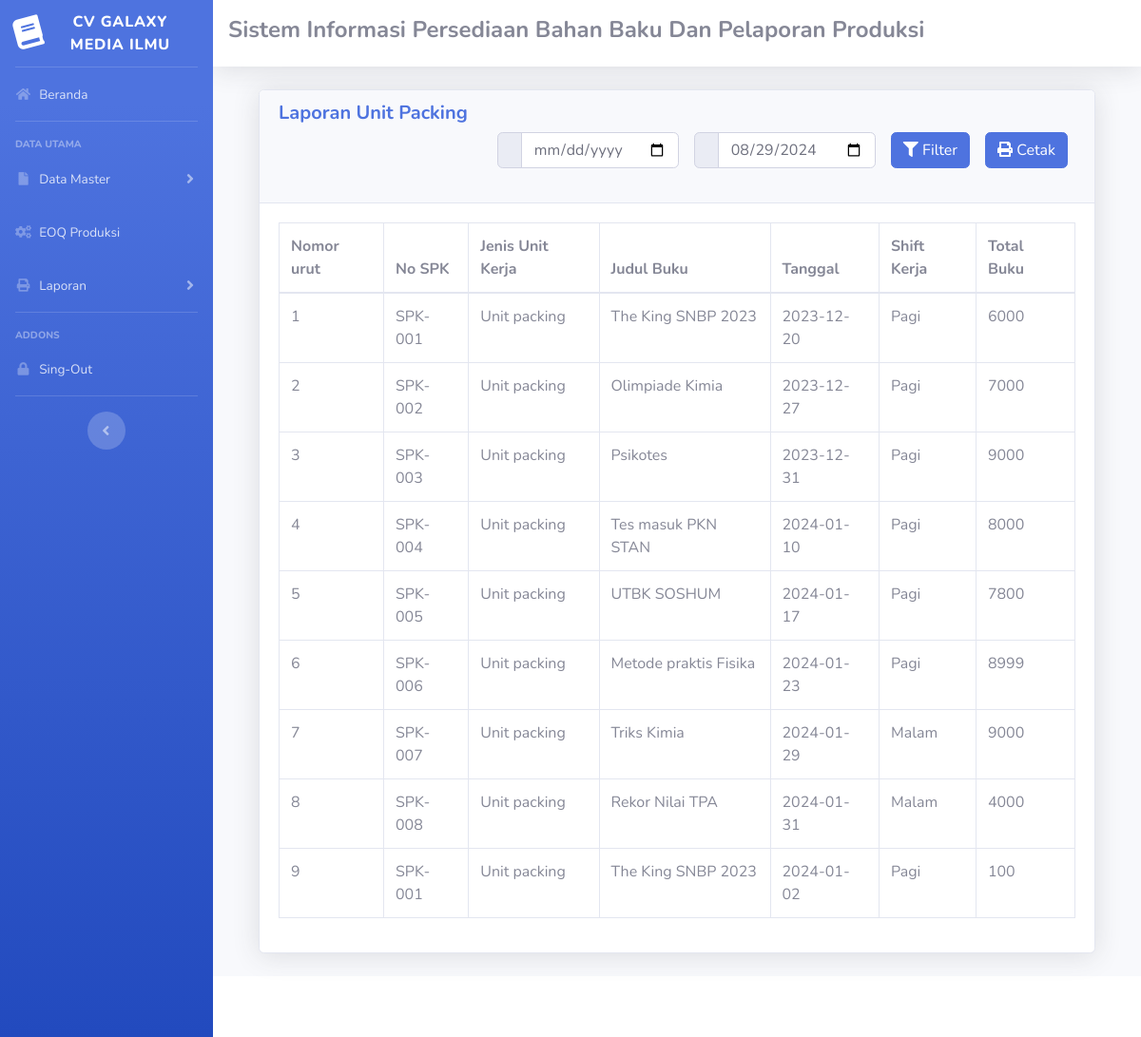
The page /manager.php?url=laporan_packing_manager on the database its author committed.
### tables this page shows
CREATE TABLE `unit_packing` (
  `id` int NOT NULL,
  `id_spk` int NOT NULL,
  `id_unit_kerja` int NOT NULL,
  `shift_kerja` varchar(100) NOT NULL,
  `tanggal` date NOT NULL,
  `total_buku` int NOT NULL
);

CREATE TABLE `spk` (
  `id_spk` int NOT NULL,
  `id_pengguna` int NOT NULL,
  `no_spk` varchar(100) NOT NULL,
  `judul_buku` varchar(100) NOT NULL,
  `no_isbn` varchar(100) NOT NULL,
  `tanggal` date NOT NULL,
  `tanggal_permintaan_selesai` date NOT NULL,
  `oplah_cetak` int NOT NULL,
  `oplah_insheet` int NOT NULL,
  `ukuran_buku` varchar(100) NOT NULL,
  `jumlah_halaman` int NOT NULL,
  `jumlah_catern` int NOT NULL,
  `jumlah_plat` int NOT NULL,
  `ukuran_kertas` varchar(100) NOT NULL,
  `kebutuhan_kertas` varchar(100) NOT NULL,
  `mesin_cetak` varchar(100) NOT NULL
);

CREATE TABLE `unit_kerja` (
  `id_unit_kerja` int NOT NULL,
  `id_pengguna` int NOT NULL,
  `jenis_unit_kerja` varchar(100) NOT NULL
);

### laporan_packing_manager.php (the view, shortened to what this page needs)
<!DOCTYPE html PUBLIC "-//W3C//DTD XHTML 1.0 Transitional//EN" "http://www.w3.org/TR/xhtml1/DTD/xhtml1-transitional.dtd">
<html xmlns="http://www.w3.org/1999/xhtml">
<head>
</head>
<body>
  <div class="container-fluid">
    <div class="card shadow mb-4">
      <div class="card-header">
        <h5 class="m-0 font-weight-bold text-primary">Laporan Unit Packing</h6>
          <form method="GET" action="manager.php">
            <div class="d-flex flex-row-reverse">
              <div class="p-2">
                <button type="button" class="btn btn-primary" onclick="cetakLaporan()"><i class="fa fa-print"></i> Cetak</button>
              </div>
              <div class="p-2">
                <button type="submit" class="btn btn-primary"><i class="fa fa-filter"></i> Filter</button>
              </div>
              <div class="p-2">
                <div class="input-group mb-3">
                  <div class="input-group-prepend">
                    <span class="input-group-text"><i class="mdi mdi-calendar-month"></i></span>
                  </div>
                  <input type="date" class="form-control" name="akhir" value="<?php echo isset($_GET['akhir']) ? $_GET['akhir'] : date('Y-m-d'); ?>">
                </div>
              </div>
              <div class="p-2">
                <div class="input-group mb-3">
                  <div class="input-group-prepend">
                    <span class="input-group-text"><i class="mdi mdi-calendar-month"></i></span>
                  </div>
                  <input type="date" class="form-control" name="awal" value="<?php echo isset($_GET['awal']) ? $_GET['awal'] : ''; ?>" required>
                </div>
              </div>
            </div>
          </form>
      </div>
      <div class="card-body">
        <div class="table-responsive">
          <table class="table table-bordered" id="dataTable" width="100%" cellspacing="0">
            <thead>
              <tr>
                <th>Nomor urut</th>
                <th>No SPK</th>
                <th>Jenis Unit Kerja</th>
                <th>Judul Buku</th>
                <th>Tanggal</th>
                <th>Shift Kerja</th>
                <th>Total Buku</th>
              </tr>
            </thead>
            <tbody>
              <?php
              require 'koneksi.php';
              $awal = isset($_GET['awal']) && !empty($_GET['awal']) ? $_GET['awal'] : '1900-01-01';
              $akhir = isset($_GET['akhir']) ? $_GET['akhir'] : date('Y-m-d');
              $sql = "SELECT id,no_spk,jenis_unit_kerja,judul_buku,pcg.tanggal,shift_kerja,total_buku
                      FROM unit_packing pcg
                      INNER JOIN spk ON pcg.id_spk = spk.id_spk
                      INNER JOIN unit_kerja ON pcg.id_unit_kerja = unit_kerja.`id_unit_kerja`
                      WHERE pcg.`tanggal` >= '$awal' AND pcg.`tanggal` <= '$akhir'";
              $result = mysqli_query($conn, $sql);
              $nomor_urut = 1;
              while ($data = mysqli_fetch_assoc($result)) {
              ?>
                <tr>
                  <td><?php echo $nomor_urut++; ?></td>
                  <td><?php echo $data['no_spk']; ?></td>
                  <td><?php echo $data['jenis_unit_kerja']; ?></td>
                  <td><?php echo $data['judul_buku']; ?></td>
                  <td><?php echo $data['tanggal']; ?></td>
                  <td><?php echo $data['shift_kerja']; ?></td>
                  <td><?php echo $data['total_buku']; ?></td>
                </tr>
              <?php } ?>
            </tbody>
          </table>
        </div>
      </div>
    </div>
  </div>
</body>
</html>

### rows shown on the page
unit_packing: id_spk.no_spk "SPK-001", id_unit_kerja.jenis_unit_kerja "Unit packing", id_spk.judul_buku "The King SNBP 2023", tanggal "2023-12-20", shift_kerja "Pagi", total_buku "6000"
unit_packing: id_spk.no_spk "SPK-002", id_unit_kerja.jenis_unit_kerja "Unit packing", id_spk.judul_buku "Olimpiade Kimia", tanggal "2023-12-27", shift_kerja "Pagi", total_buku "7000"
unit_packing: id_spk.no_spk "SPK-003", id_unit_kerja.jenis_unit_kerja "Unit packing", id_spk.judul_buku "Psikotes", tanggal "2023-12-31", shift_kerja "Pagi", total_buku "9000"
unit_packing: id_spk.no_spk "SPK-004", id_unit_kerja.jenis_unit_kerja "Unit packing", id_spk.judul_buku "Tes masuk PKN STAN", tanggal "2024-01-10", shift_kerja "Pagi", total_buku "8000"
unit_packing: id_spk.no_spk "SPK-005", id_unit_kerja.jenis_unit_kerja "Unit packing", id_spk.judul_buku "UTBK SOSHUM", tanggal "2024-01-17", shift_kerja "Pagi", total_buku "7800"
unit_packing: id_spk.no_spk "SPK-006", id_unit_kerja.jenis_unit_kerja "Unit packing", id_spk.judul_buku "Metode praktis Fisika", tanggal "2024-01-23", shift_kerja "Pagi", total_buku "8999"
unit_packing: id_spk.no_spk "SPK-007", id_unit_kerja.jenis_unit_kerja "Unit packing", id_spk.judul_buku "Triks Kimia", tanggal "2024-01-29", shift_kerja "Malam", total_buku "9000"
unit_packing: id_spk.no_spk "SPK-008", id_unit_kerja.jenis_unit_kerja "Unit packing", id_spk.judul_buku "Rekor Nilai TPA", tanggal "2024-01-31", shift_kerja "Malam", total_buku "4000"
unit_packing: id_spk.no_spk "SPK-001", id_unit_kerja.jenis_unit_kerja "Unit packing", id_spk.judul_buku "The King SNBP 2023", tanggal "2024-01-02", shift_kerja "Pagi", total_buku "100"
